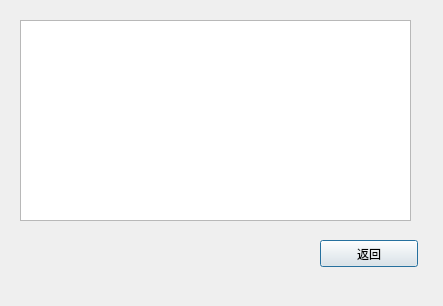
<?xml version="1.0" encoding="UTF-8"?>
<ui version="4.0">
 <class>Mylog</class>
 <widget class="QDialog" name="Mylog">
  <property name="geometry">
   <rect>
    <x>0</x>
    <y>0</y>
    <width>443</width>
    <height>306</height>
   </rect>
  </property>
  <property name="windowTitle">
   <string>读取日志</string>
  </property>
  <widget class="QTextEdit" name="textEdit">
   <property name="geometry">
    <rect>
     <x>20</x>
     <y>20</y>
     <width>391</width>
     <height>201</height>
    </rect>
   </property>
  </widget>
  <widget class="QPushButton" name="pushButton">
   <property name="geometry">
    <rect>
     <x>320</x>
     <y>240</y>
     <width>98</width>
     <height>27</height>
    </rect>
   </property>
   <property name="text">
    <string>返回</string>
   </property>
  </widget>
 </widget>
 <resources/>
 <connections/>
</ui>
